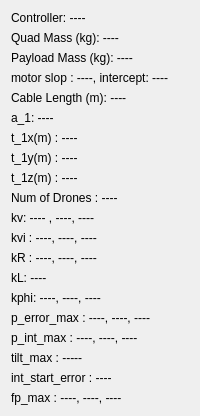
      <widget class="QWidget" name="tab_7">
       <attribute name="title">
        <string>Parameter</string>
       </attribute>
       <layout class="QVBoxLayout" name="verticalLayout_16">
        <item>
         <layout class="QVBoxLayout" name="verticalLayout_15">
          <item>
           <widget class="QLabel" name="UAV1_controllername">
            <property name="text">
             <string>Controller: ----</string>
            </property>
           </widget>
          </item>
          <item>
           <widget class="QLabel" name="UAV1_Quadmass">
            <property name="text">
             <string>Quad Mass (kg): ----</string>
            </property>
           </widget>
          </item>
          <item>
           <widget class="QLabel" name="UAV1_Payloadmass">
            <property name="text">
             <string>Payload Mass (kg): ----</string>
            </property>
           </widget>
          </item>
          <item>
           <widget class="QLabel" name="UAV1_motor_para">
            <property name="text">
             <string>motor slop : ----, intercept: ----</string>
            </property>
           </widget>
          </item>
          <item>
           <widget class="QLabel" name="UAV1_Cablelength">
            <property name="text">
             <string>Cable Length (m): ----</string>
            </property>
           </widget>
          </item>
          <item>
           <widget class="QLabel" name="UAV1_a_j">
            <property name="text">
             <string>a_1: ----</string>
            </property>
           </widget>
          </item>
          <item>
           <widget class="QLabel" name="UAV1_t_jx">
            <property name="text">
             <string>t_1x(m) : ----</string>
            </property>
           </widget>
          </item>
          <item>
           <widget class="QLabel" name="UAV1_t_jy">
            <property name="text">
             <string>t_1y(m) : ----</string>
            </property>
           </widget>
          </item>
          <item>
           <widget class="QLabel" name="UAV1_t_jz">
            <property name="text">
             <string>t_1z(m) : ----</string>
            </property>
           </widget>
          </item>
          <item>
           <widget class="QLabel" name="UAV1_Numofdrones">
            <property name="text">
             <string>Num of Drones : ----</string>
            </property>
           </widget>
          </item>
          <item>
           <widget class="QLabel" name="UAV1_kv">
            <property name="text">
             <string>kv: ---- , ----, ----</string>
            </property>
           </widget>
          </item>
          <item>
           <widget class="QLabel" name="UAV1_kvi">
            <property name="text">
             <string>kvi : ----, ----, ----</string>
            </property>
           </widget>
          </item>
          <item>
           <widget class="QLabel" name="UAV1_kR">
            <property name="text">
             <string>kR : ----, ----, ----</string>
            </property>
           </widget>
          </item>
          <item>
           <widget class="QLabel" name="UAV1_kL">
            <property name="text">
             <string>kL: ----</string>
            </property>
           </widget>
          </item>
          <item>
           <widget class="QLabel" name="UAV1_kphi">
            <property name="text">
             <string>kphi: ----, ----, ----</string>
            </property>
           </widget>
          </item>
          <item>
           <widget class="QLabel" name="UAV1_p_error_max">
            <property name="text">
             <string>p_error_max : ----, ----, ----</string>
            </property>
           </widget>
          </item>
          <item>
           <widget class="QLabel" name="UAV1_p_int_max">
            <property name="text">
             <string>p_int_max : ----, ----, ----</string>
            </property>
           </widget>
          </item>
          <item>
           <widget class="QLabel" name="UAV1_tilt_max">
            <property name="text">
             <string>tilt_max : -----</string>
            </property>
           </widget>
          </item>
          <item>
           <widget class="QLabel" name="UAV1_int_start_error">
            <property name="text">
             <string>int_start_error : ----</string>
            </property>
           </widget>
          </item>
          <item>
           <widget class="QLabel" name="UAV1_fp_max">
            <property name="text">
             <string>fp_max : ----, ----, ----</string>
            </property>
           </widget>
          </item>
         </layout>
        </item>
       </layout>
      </widget>
